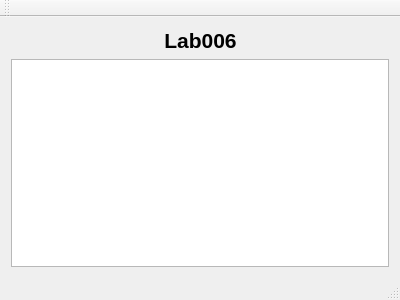
<?xml version="1.0" encoding="UTF-8"?>
<ui version="4.0">
 <class>MainWindow</class>
 <widget class="QMainWindow" name="MainWindow">
  <property name="geometry">
   <rect>
    <x>0</x>
    <y>0</y>
    <width>400</width>
    <height>300</height>
   </rect>
  </property>
  <property name="windowTitle">
   <string>MainWindow</string>
  </property>
  <widget class="QWidget" name="centralWidget">
   <layout class="QVBoxLayout" name="verticalLayout">
    <item>
     <layout class="QHBoxLayout" name="horizontalLayout">
      <item>
       <spacer name="horizontalSpacer">
        <property name="orientation">
         <enum>Qt::Horizontal</enum>
        </property>
        <property name="sizeHint" stdset="0">
         <size>
          <width>40</width>
          <height>20</height>
         </size>
        </property>
       </spacer>
      </item>
      <item>
       <widget class="QLabel" name="label">
        <property name="font">
         <font>
          <pointsize>16</pointsize>
          <weight>75</weight>
          <bold>true</bold>
         </font>
        </property>
        <property name="text">
         <string>Lab006</string>
        </property>
        <property name="alignment">
         <set>Qt::AlignCenter</set>
        </property>
       </widget>
      </item>
      <item>
       <spacer name="horizontalSpacer_2">
        <property name="orientation">
         <enum>Qt::Horizontal</enum>
        </property>
        <property name="sizeHint" stdset="0">
         <size>
          <width>40</width>
          <height>20</height>
         </size>
        </property>
       </spacer>
      </item>
     </layout>
    </item>
    <item>
     <widget class="QTextBrowser" name="textBrowser"/>
    </item>
   </layout>
  </widget>
  <widget class="QMenuBar" name="menuBar">
   <property name="geometry">
    <rect>
     <x>0</x>
     <y>0</y>
     <width>400</width>
     <height>25</height>
    </rect>
   </property>
  </widget>
  <widget class="QToolBar" name="mainToolBar">
   <attribute name="toolBarArea">
    <enum>TopToolBarArea</enum>
   </attribute>
   <attribute name="toolBarBreak">
    <bool>false</bool>
   </attribute>
  </widget>
  <widget class="QStatusBar" name="statusBar"/>
 </widget>
 <layoutdefault spacing="6" margin="11"/>
 <resources/>
 <connections/>
</ui>
